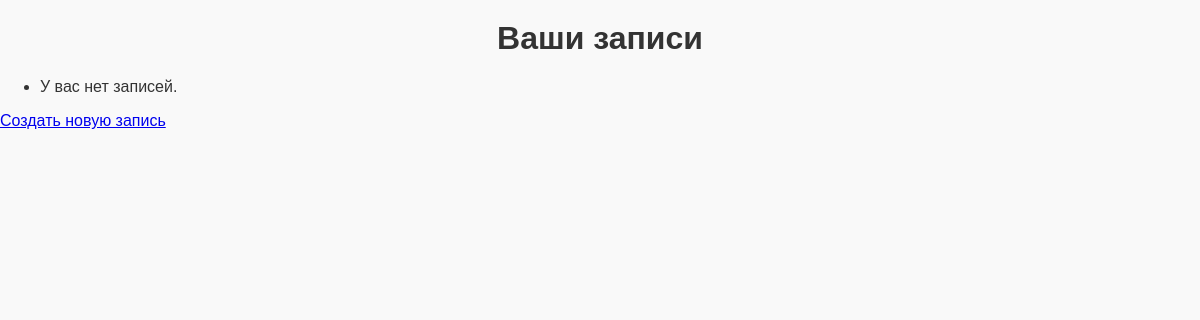
/view_appointments/ (signed in), run on an earlier commit of the app's database.
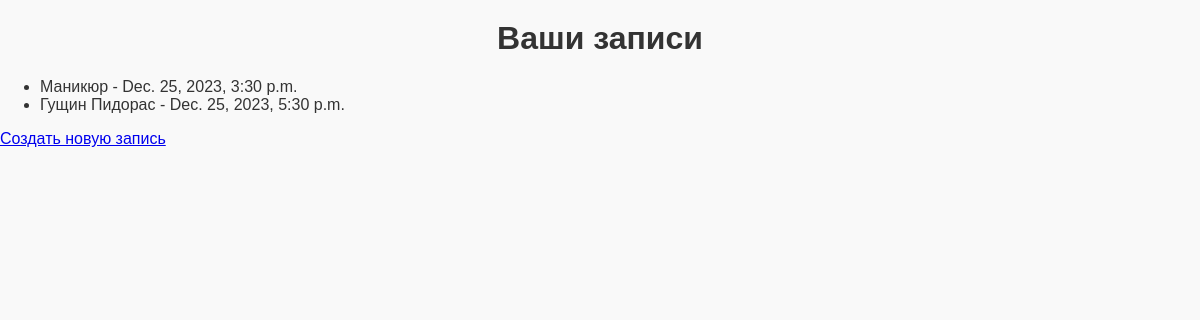
And on a later commit of the database.
### spa_salon_services/models.py (models this page shows, shortened)
class Appointment(models.Model):
    service_name = models.CharField(max_length=255)
    appointment_date = models.DateTimeField()
    user = models.ForeignKey(User, on_delete=models.CASCADE)

### spa_salon_services/views.py (the view)
# urls.py: path('view_appointments/', views.view_appointments, name='view_appointments'),  # Для просмотра записей
@login_required
def view_appointments(request):
    appointments = Appointment.objects.filter(user=request.user)  # Записи текущего пользователя
    return render(request, 'services/view_appointments.html', {'appointments': appointments})

### spa_salon_services/templates/services/view_appointments.html (shortened to what this page needs)
{% load static %}
<!DOCTYPE html>
<html lang="ru">
<head>
    <link rel="stylesheet" href="{% static 'css/style2.css' %}">
</head>
<body>
    <h1>Ваши записи</h1>
    <ul>
        {% for appointment in appointments %}
            <li>
                {{ appointment.service_name }} - {{ appointment.appointment_date }}
            </li>
        {% empty %}
            <li>У вас нет записей.</li>
        {% endfor %}
    </ul>
    <a href="{% url 'create_appointment' %}">Создать новую запись</a>
</body>
</html>

### spa_salon_services/static/css/style2.css (style rules this page uses)
body { font-family: Arial, sans-serif; background-color: #f9f9f9; margin: 0; padding: 0; color: #333; }
h1 { text-align: center; margin-top: 20px; }

What changed in the data, as far as the page shows it:
added Appointment: service_name "Маникюр", appointment_date "Dec. 25, 2023, 3:30 p.m."
added Appointment: service_name "Гущин Пидорас", appointment_date "Dec. 25, 2023, 5:30 p.m."
Also different on the page:
text no longer shown: "У вас нет записей."
